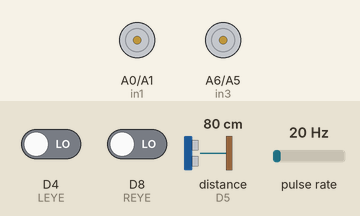
This sketch was run on a simulated Arduino MKR. Parts: motor-driver pin pairs drawn as motors (green arrow = first pin HIGH = forward, orange = second pin HIGH = backward, longer = more drive, scaled by the enable pin). Wiring (inferred from the names in the program): ultrasonic range finder: trigger D6; echo D5; pulse sensor: data D9. Inputs (shaded band) come from the test bench; at power-on: D4 (LEYE) LOW, distance to the obstacle (sensor on D5) 80 cm, D8 (REYE) LOW, pulse rate 20 Hz. The echo pulse lasts 58.3 µs per cm; what the sketch prints to the serial monitor is not drawn.

Above: at 1.2 s.
1.3 s: D4 (LEYE) driven HIGH
At 1.7 s:
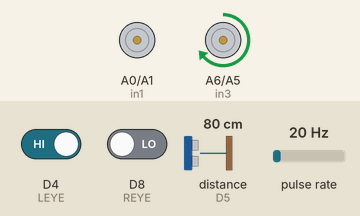
2.8 s: distance to the obstacle (sensor on D5) set to 2 cm
At 4.2 s:
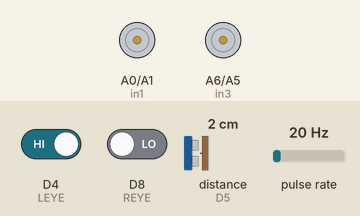
4.5 s: distance to the obstacle (sensor on D5) set to 18 cm
At 4.66 s:
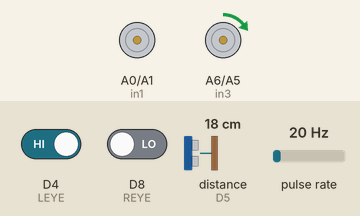
7.5 s: D8 (REYE) driven HIGH
9.0 s: distance to the obstacle (sensor on D5) set to 23 cm
10.5 s: D4 (LEYE) driven LOW
Timing chart, 0 to 13.0 s (numbered marks = the images above; inputs shaded):
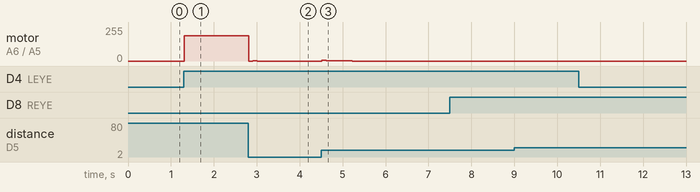

The sketch:

Silver_challenge.ino
```cpp
#include <WiFiNINA.h>   // include the WiFiNINA library for using WiFi
#include <PID_v1.h>

#define ENCODEROUTPUT 8

char ssid[] = "X6";   // WiFi network name
char password[] = "2E10PROJECT";   // WiFi network password
WiFiServer server(5200);

//PID constants
double Kp = 10;
double Ki = 4;
double Kd = 0.02;

double setpoint, distance, oldDistance, speed, safety_distance, object_velocity, relative_object_speed, object_speed;

PID myPID(&distance, &speed, &setpoint, Kp, Ki, Kd, DIRECT);


const int LEYE = 4;   // left light sensor pin
const int REYE = 8;   // right light sensor pin

const int encoder_A = 9; // Encoder_A output pin

// RIght connections
const int enA = A2;   // enable pin for motor A
const int in1 = A0;   // input 1 pin for motor A
const int in2 = A1;   // input 2 pin for motor A

// Motor B connections
const int enB = A3;   // enable pin for motor B
const int in3 = A6;   // input 3 pin for motor B
const int in4 = A5;   // input 4 pin for motor B

bool OldState_L = false;   // previous state of left light sensor
bool NewState_L = false;   // current state of left light sensor
bool OldState_R = false;   // previous state of right light sensor
bool NewState_R = false;   // current state of right light sensor

//ultrasonic sensor connections
const int trigPin = 6;   // trigger pin for ultrasonic sensor
const int echoPin = 5;   // echo pin for ultrasonic sensor

float ang_velocity = 0;
float buggy_linear_velocity = 0;
int rpm = 0;

const float rpm_to_radians = 0.10471975512;

volatile long encoderValue = 0;

int interval = 1000;
long previousMillis = 0;
long currentMillis = 0;
long currentMillis2 = 0;
long previousMillis2 = 0;
float deltaT = 0;


void setup() {
  // put your setup code here, to run once:
   // put your setup code here, to run once:
  Serial.begin(9600);

  //PinMode for light sensors
  pinMode( LEYE, INPUT );   // set left light sensor pin as input
  pinMode( REYE, INPUT );   // set right light sensor pin as input

  pinMode(enA, OUTPUT);   // set enable pin for motor A as output
  pinMode(enB, OUTPUT);   // set enable pin for motor B as output
  pinMode(in1, OUTPUT);   // set input 1 pin for motor A as output
  pinMode(in2, OUTPUT);   // set input 2 pin for motor A as output
  pinMode(in3, OUTPUT);   // set input 3 pin for motor B as output
  pinMode(in4, OUTPUT);   // set input 4 pin for motor B as output

  //PinMode for Ultrasonic sensor
  pinMode(trigPin, OUTPUT);   // set trigger pin for ultrasonic sensor as output
  pinMode(echoPin, INPUT);   // set echo pin for ultrasonic sensor as input

  pinMode(encoder_A , INPUT_PULLUP);
  EncoderInit();//Initialize the module

  // Initialize motors off
  digitalWrite(in1, LOW);   // set input 1 pin for motor A as low (off)
  digitalWrite(in2, LOW);   // set input 2 pin for motor A as low (off)
  digitalWrite(in3, LOW);   // set input 3 pin for motor B as low (off)
  digitalWrite(in4, LOW);   // set input 4 pin for motor B as low (off)

  //distance = measure_distance();
  setpoint = -25;
  myPID.SetMode(AUTOMATIC);

  encoderValue = 0;
  previousMillis = millis();

   // Connect to WiFi network
  WiFi.beginAP(ssid, password);   // begin WiFi connection with given network name and password
  IPAddress ip = WiFi.localIP();   // get the local IP address of the WiFi network
  Serial.println(ip);   // print the local IP address to the serial monitor
  server.begin();
}


void loop() {
  // put your main code here, to run repeatedly:
  distance = -measure_distance();

  myPID.Compute();

  infrared_sensor();
  InfraredMotorControl();
  buggy_velocity();
  object_velocity_calc();


  Serial.print("Linear Velocity: ");
  Serial.print(buggy_linear_velocity);
  Serial.print(" Object relative Velocity: ");
  Serial.println(relative_object_speed);

  if(-distance < 20)
  {
        digitalWrite(in1, LOW);
        digitalWrite(in2, LOW);
        digitalWrite(in3, LOW);
        digitalWrite(in4, LOW);
  }


  // Wait for a client to connect to the WiFi server
  WiFiClient client = server.available();
  int val = client.read();

  // While the client is connected...
  while (client.connected())
  {
    // If the client sends a "1" command, send obstacle detection messages until a "2" command is received
    if(val==1)
    {
      while(val != 2)
      {
        distance = -measure_distance();

        myPID.Compute();

        infrared_sensor();
        InfraredMotorControl();
        buggy_velocity();
        object_velocity_calc();

        if(-distance < 20)
        {
          digitalWrite(in1, LOW);
          digitalWrite(in2, LOW);
          digitalWrite(in3, LOW);
          digitalWrite(in4, LOW);
        }

          client.print(String(buggy_linear_velocity) + "," + String(object_speed) + "," + String(-distance));

          val = client.read();
      }
    }
    // If the client sends a "2" command, stop the robot until a "1" command is received
    else if(val==2)
    {
      while(val != 1)
      {
        digitalWrite(in1, LOW);
        digitalWrite(in2, LOW);
        digitalWrite(in3, LOW);
        digitalWrite(in4, LOW);
        val = client.read();
      }
    }
  }
}


void infrared_sensor() {

    NewState_L = digitalRead(LEYE);
    NewState_R = digitalRead(REYE);
}


void InfraredMotorControl() {

  // Controls Right motor based on sensor readings
  if (NewState_R == HIGH ) {
    digitalWrite(in1, HIGH);
    digitalWrite(in2, LOW);
    analogWrite(enA, speed*0.75);
  } else if (NewState_R == LOW) {
    digitalWrite(in1, LOW);
    digitalWrite(in2, LOW);
  }
  //controls Left motor based on sensor readings
  if (NewState_L == HIGH) {
    digitalWrite(in3, HIGH);
    digitalWrite(in4, LOW);
    analogWrite(enB, speed*0.75);
  } else if (NewState_L == LOW) {
    digitalWrite(in3, LOW);
    digitalWrite(in4, LOW);
  }
}


double measure_distance()
{
  digitalWrite(trigPin, LOW);
  delayMicroseconds(2);

  digitalWrite(trigPin, HIGH);
  delayMicroseconds(10);

  digitalWrite(trigPin, LOW);

  long duration = pulseIn(echoPin, HIGH);
  double distance = duration * 0.0343 / 2;

  return distance;
}


void buggy_velocity() {

  // Update RPM value on every second
  currentMillis = millis();
  if (currentMillis - previousMillis > interval)
  {

    previousMillis = currentMillis;

    // Revolutions per minute (RPM) =
    // (total encoder pulse in 1s / motor encoder output) x 60s
    rpm = (float)(encoderValue * 60 / ENCODEROUTPUT);
    ang_velocity = rpm * rpm_to_radians;
    buggy_linear_velocity = (ang_velocity * 0.034)/60;


    encoderValue = 0;
  }
}

void object_velocity_calc()
{
    currentMillis2 = millis();
  if (currentMillis2- previousMillis2 >= 500){
   deltaT = (currentMillis2 - previousMillis2) / 1000;
   object_velocity = (distance - oldDistance)/0.5 ;
   previousMillis2 = currentMillis2;
   oldDistance = distance;
  }

  relative_object_speed = (buggy_linear_velocity + object_velocity)/100;


    if (relative_object_speed<0){
      relative_object_speed = 0;
    }

    object_speed = relative_object_speed;
}


void EncoderInit()
{
 // Attach interrupt at hall sensor A on each rising signal
  attachInterrupt(digitalPinToInterrupt(encoder_A), updateEncoder, RISING);
}


void updateEncoder()
{
  // Add encoderValue by 1, each time it detects rising signal
  // from encoder A
  encoderValue++;
}
```

Measured:
- after the input at 1.3 s, motor on A6 (in3) / A5 (in4): stopped → forward 191/255 at once
- after the input at 2.8 s, motor on A6 (in3) / A5 (in4): forward 191/255 → stopped at once, → forward 1/255 0.10 s later, → stopped 0.10 s later
- after the input at 4.5 s, motor on A6 (in3) / A5 (in4): stopped → forward 3/255 at once, → forward 2/255 0.20 s later, → forward 1/255 0.30 s later, → stopped 0.20 s later
